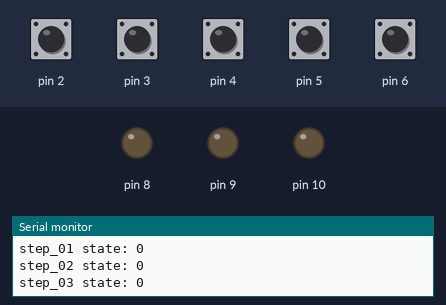
This sketch was run on a simulated Arduino Uno, built with avr-gcc and run on an emulated ATmega328P. Parts: output pins drawn as LEDs (lit = HIGH), the last lines printed to the serial monitor. The inputs (shaded band) are chosen by the test bench; at power-on: pin 2–6 HIGH.

Above: at 2.8 s.
2.9 s: pin 2 pulled LOW for 1.25 s
At 4.1 s:
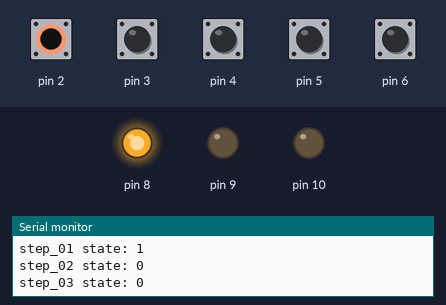
5.6 s: pin 3 pulled LOW for 1.25 s
At 7.2 s:
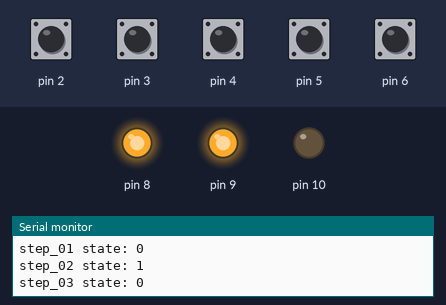
8.3 s: pin 4 pulled LOW for 1.25 s
At 11.2 s:
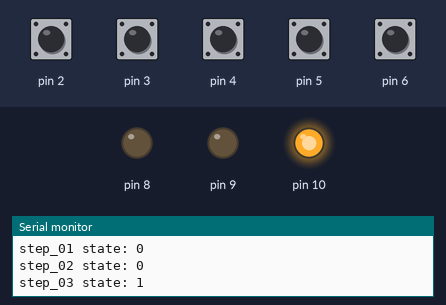
11.5 s: pin 6 pulled LOW for 1.25 s
At 13.4 s:
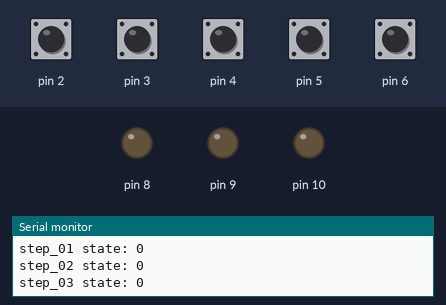
Timing chart, 0 to 14.9 s (numbered marks = the images above; inputs shaded):
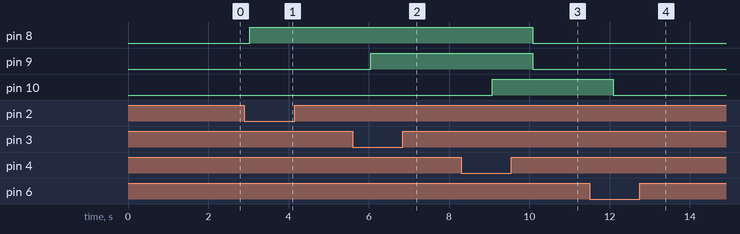

Measured:
- after the input at 2.9 s, pin 8: LOW → HIGH after 0.13 s
- after the input at 5.6 s, pin 9: LOW → HIGH after 0.45 s
- after the input at 8.3 s, pin 8, pin 9: HIGH → LOW after 1.8 s; pin 10: LOW → HIGH after 0.77 s
- after the input at 11.5 s, pin 10: HIGH → LOW after 0.60 s

The sketch:

SFC_Arduino_Example4.ino
```cpp
// list variables according to number of steps
bool step_00 = 1;
bool step_01 = 0;
bool step_02 = 0;
bool step_03 = 0;

void setup() {
  // define inputs and outputs used
  pinMode(2, INPUT_PULLUP);
  pinMode(3, INPUT_PULLUP);
  pinMode(4, INPUT_PULLUP);
  pinMode(5, INPUT_PULLUP);
  pinMode(6, INPUT_PULLUP);
  pinMode(8, OUTPUT);
  pinMode(9, OUTPUT);
  pinMode(10, OUTPUT);

  Serial.begin(9600);
}

void loop() {
  // perform input readings
  bool i2 = !digitalRead(2);
  bool i3 = !digitalRead(3);
  bool i4 = !digitalRead(4);
  bool i5 = !digitalRead(5);
  bool i6 = !digitalRead(6);

  //implement activation and deactivation functions of each step of the SFC
  if (step_03 && i6) {
    step_00 = 1;
  }
  else if (step_01) {
    step_00 = 0;
  }

  if ((step_00 && i2) || (step_02 && i5)) {
    step_01 = 1;
  }
  else if (step_02) {
    step_01 = 0;
  }

  if (step_01 && i3) {
    step_02 = 1;
  }
  else if (step_03 || step_01) {
    step_02 = 0;
  }

  if (step_02 && i4) {
    step_03 = 1;
  }
  else if (step_00) {
    step_03 = 0;
  }

  Serial.print("step_00 state: ");
  Serial.println(step_00);
  Serial.print("step_01 state: ");
  Serial.println(step_01);
  Serial.print("step_02 state: ");
  Serial.println(step_02);
  Serial.print("step_03 state: ");
  Serial.println(step_03);

  // switch outputs according to the actions associated with each step
  digitalWrite(8, (step_01 || step_02));
  digitalWrite(9, step_02);
  digitalWrite(10, step_03);

  delay (1000);
}
```
